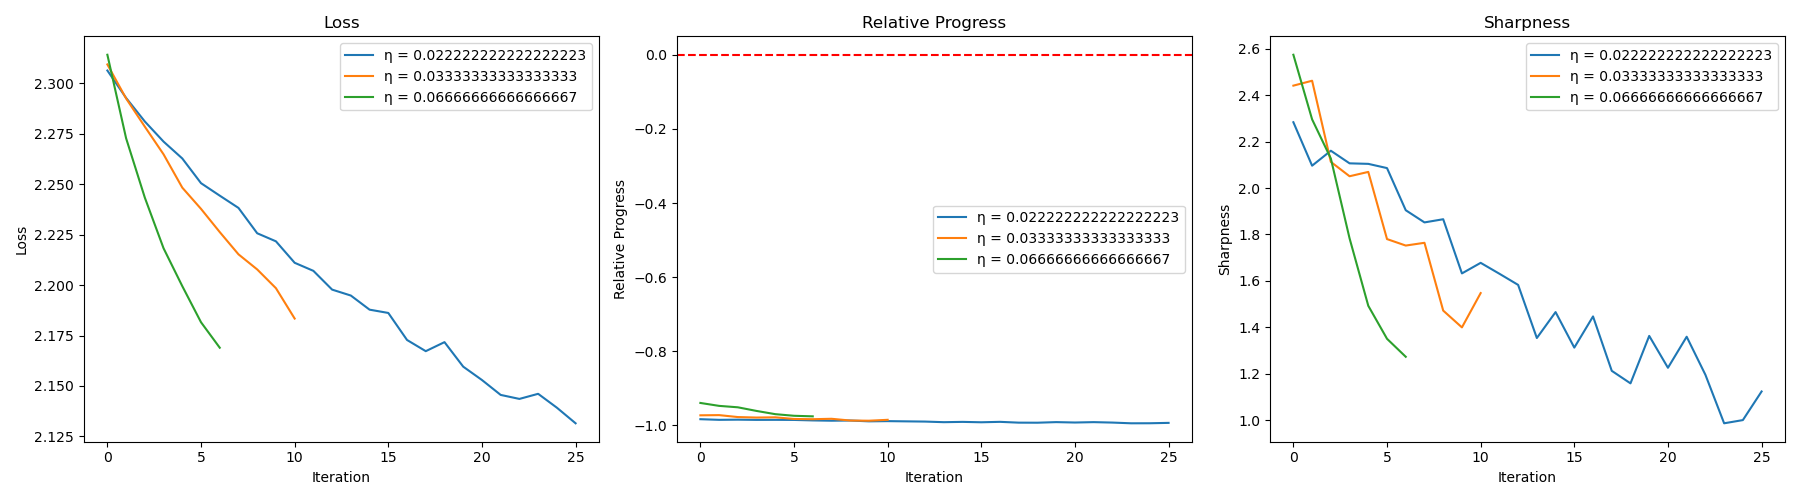

Recreate this plot in Python.
import torch
import torch.nn as nn
import torch.optim as optim
import torchvision
import torchvision.transforms as transforms
import matplotlib.pyplot as plt

# Device configuration
device = torch.device('cuda' if torch.cuda.is_available() else 'cpu')

# Hyperparameters
batch_size = 5000  # Full-batch
learning_rates = [2 / 90, 2 / 60, 2 / 30]
num_epochs = 20  # We will stop when accuracy reaches 95%

# CIFAR-10 dataset
transform = transforms.Compose([
    transforms.ToTensor(),
    transforms.Normalize((0.5, 0.5, 0.5), (0.5, 0.5, 0.5))
])

train_dataset = torchvision.datasets.CIFAR10(root='./data', train=True,
                                             transform=transform, download=True)
train_loader = torch.utils.data.DataLoader(dataset=train_dataset,
                                           batch_size=batch_size, shuffle=True)

# Neural Network with Tanh Activations
class TanhNet(nn.Module):
    def __init__(self):
        super(TanhNet, self).__init__()
        self.fc1 = nn.Linear(32*32*3, 200)
        self.fc2 = nn.Linear(200, 200)
        self.fc3 = nn.Linear(200, 10)
        self.tanh = nn.Tanh()

    def forward(self, x):
        x = x.view(x.size(0), -1)
        x = self.tanh(self.fc1(x))
        x = self.tanh(self.fc2(x))
        x = self.fc3(x)
        return x

# Function to calculate relative progress
def calculate_relative_progress(model, images, labels, criterion, learning_rate):
    model.eval()
    outputs = model(images)
    loss = criterion(outputs, labels)
    
    grads = torch.autograd.grad(loss, model.parameters(), create_graph=True)
    grads_flat = torch.cat([grad.view(-1) for grad in grads])
    
    new_model = TanhNet().to(device)
    new_model.load_state_dict(model.state_dict())
    
    with torch.no_grad():
        for param, grad in zip(new_model.parameters(), grads):
            param -= learning_rate * grad
    
    new_outputs = new_model(images)
    new_loss = criterion(new_outputs, labels)
    
    rp = (new_loss.item() - loss.item()) / (learning_rate * grads_flat.norm().item()**2)
    
    model.train()
    return rp

# Function to calculate sharpness approximation
def calculate_sharpness(model, images, labels, criterion):
    model.eval()
    outputs = model(images)
    loss = criterion(outputs, labels)
    grads = torch.autograd.grad(loss, model.parameters(), create_graph=True)
    grads = torch.cat([grad.view(-1) for grad in grads])
    hessian_vector_product = torch.autograd.grad(grads.norm(), model.parameters(), retain_graph=True)
    sharpness = torch.norm(torch.cat([hvp.view(-1) for hvp in hessian_vector_product])).item()
    model.train()
    return sharpness

# Training Function
def train_model(model, train_loader, criterion, learning_rate, target_accuracy=95):
    optimizer = optim.SGD(model.parameters(), lr=learning_rate)
    loss_history = []
    rp_history = []
    sharpness_history = []
    accuracy = 0

    while accuracy < target_accuracy:
        for images, labels in train_loader:
            images = images.to(device)
            labels = labels.to(device)

            outputs = model(images)
            loss = criterion(outputs, labels)
            
            rp = calculate_relative_progress(model, images, labels, criterion, learning_rate)
            sharpness = calculate_sharpness(model, images, labels, criterion)
            rp_history.append(rp)
            sharpness_history.append(sharpness)

            optimizer.zero_grad()
            loss.backward()
            optimizer.step()

            loss_history.append(loss.item())
            
            # Calculate accuracy
            _, predicted = torch.max(outputs.data, 1)
            total = labels.size(0)
            correct = (predicted == labels).sum().item()
            accuracy = (correct / total) * 100

            print(f'Accuracy: {accuracy:.2f}%', end='\r')
            
            if accuracy >= target_accuracy:
                break

    return loss_history, rp_history, sharpness_history

criterion = nn.CrossEntropyLoss()

# Train the Tanh Network with different learning rates
results = {}

for lr in learning_rates:
    print(f"Training with learning rate: {lr}")
    tanh_model = TanhNet().to(device)
    loss_history, rp_history, sharpness_history = train_model(tanh_model, train_loader, criterion, lr)
    results[lr] = (loss_history, rp_history, sharpness_history)

# Plot the Results
iterations = {lr: list(range(len(results[lr][0]))) for lr in learning_rates}

plt.figure(figsize=(18, 5))

# Plot Loss
plt.subplot(1, 3, 1)
for lr in learning_rates:
    plt.plot(iterations[lr], results[lr][0], label=f'η = {lr}')
plt.xlabel('Iteration')
plt.ylabel('Loss')
plt.title('Loss')
plt.legend()

# Plot Relative Progress
plt.subplot(1, 3, 2)
for lr in learning_rates:
    plt.plot(iterations[lr], results[lr][1], label=f'η = {lr}')
plt.axhline(y=0, color='r', linestyle='--')
plt.xlabel('Iteration')
plt.ylabel('Relative Progress')
plt.title('Relative Progress')
plt.legend()

# Plot Sharpness
plt.subplot(1, 3, 3)
for lr in learning_rates:
    plt.plot(iterations[lr], results[lr][2], label=f'η = {lr}')
plt.xlabel('Iteration')
plt.ylabel('Sharpness')
plt.title('Sharpness')
plt.legend()

plt.tight_layout()
plt.savefig('exp_3.png')
plt.show()
